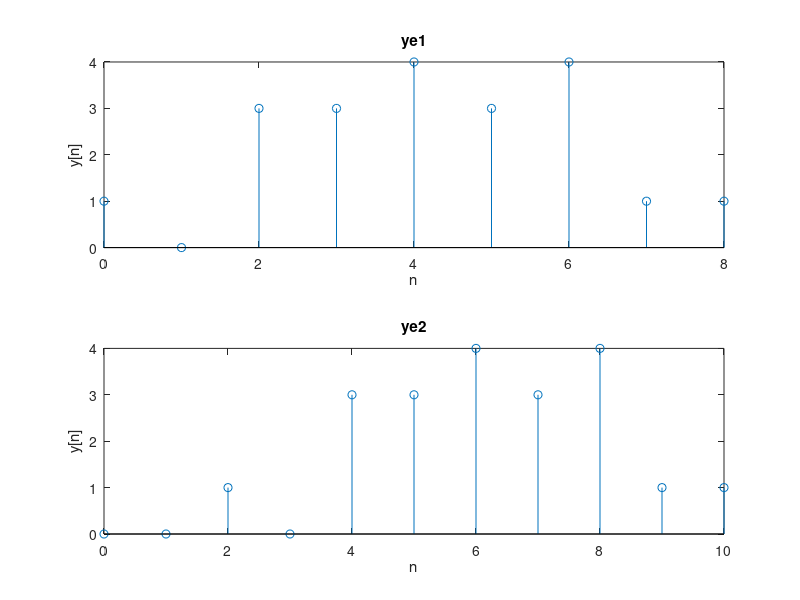

Recreate this plot in MATLAB.
x1=[1 1 1 1 1 ];
h1=[1 -1 3 0 1 ];
h2=[0 2 5 4 -1];
he1=h1;
he2=[0 0 1 -1 3 0 1];
subplot(2,1,1);
stem(0:8,conv(x1,he1));
xlabel('n');
ylabel('y[n]');
title('ye1');


subplot(2,1,2);
stem(0:10,conv(x1,he2));
xlabel('n');
ylabel('y[n]');
title('ye2');